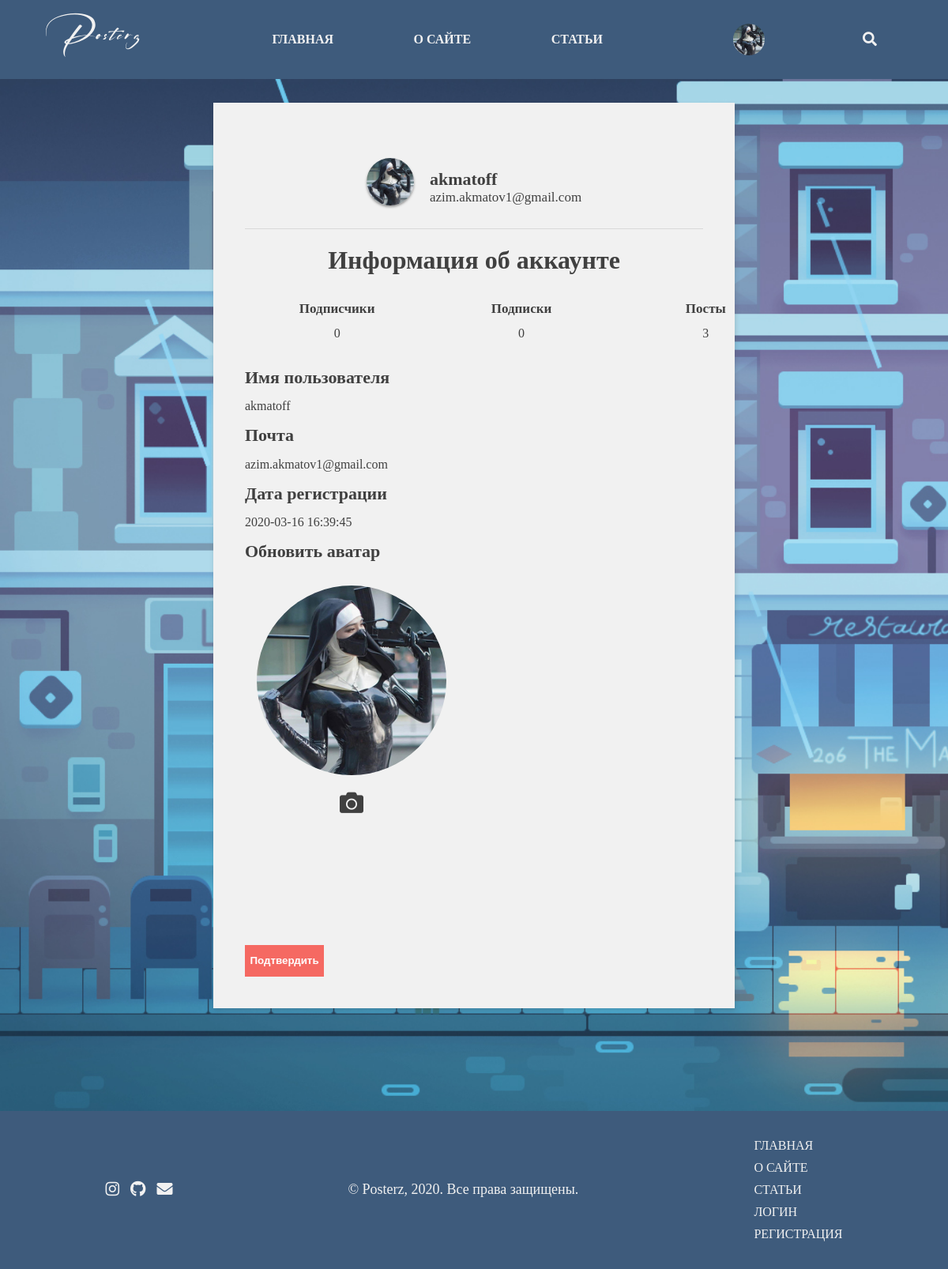
Page /profile (signed in) on the committed database.
### tables this page shows
CREATE TABLE users (id INTEGER PRIMARY KEY AUTOINCREMENT, first_name VARCHAR (60), last_name VARCHAR (80), username VARCHAR (60) UNIQUE, email VARCHAR (60), password VARCHAR (40), reg_date DATETIME DEFAULT (CURRENT_TIMESTAMP), profile_pic BLOP, active);

### app.py (the view, shortened to what this page needs)
@app.route('/profile', methods=['GET', 'POST'])
@is_logged_in
def profile():
  con = sqlite3.connect('posterz.db')
  con.row_factory = sqlite3.Row
  cur = con.cursor()
  cur.execute("SELECT * FROM users WHERE username = ?", [session['username']])
  user = cur.fetchone()
  cur.execute("SELECT COUNT(*) FROM articles WHERE author = ?", [session['username']])
  posts = cur.fetchone()[0]
  return render_template('profile.html', user=user, posts=posts)

### app.py (called while the page is built)
def is_logged_in(f):
  @wraps(f)
  def wrap(*args, **kwargs):
    if 'logged_in' in session:
      return f(*args, **kwargs)
    else:
      flash('Вы не авторизованы, пожалуйста авторизуйтесь!')
      return redirect(url_for('login'))
  return wrap

### templates/profile.html (shortened to what this page needs)
{% extends 'layout.html' %}
{% block content %}
    <div id="container">
        <div id="single-article-container">
            <div id="profile-info-container">
                <div id="profile-dropdown-info">
                    <img src="{{url_for('static', filename='profile_pics/')}}/{{session.profile_pic}}">
                    <div>
                    <h1 id="profile-info-header">{{session.username}}</h1>
                    <small>{{session.email}}</small>
                    </div>
                </div>
                <h1 id="header-text">Информация об аккаунте</h1>
                <div id="user-info-container">
                    <div id="user-info">
                        <h1>Подписчики</h1>
                        0
                    </div>
                    <div id="user-info">
                        <h1>Подписки</h1>
                        0
                    </div>
                    <div id="user-info">
                        <h1>Посты</h1>
                        {{posts}}
                    </div>
                </div>
                <div>
                    <h1 id="info-header">Имя пользователя</h1>
                    {{session['username']}}
                    <h1 id="info-header">Почта</h1>
                    {{session['email']}}
                    <h1 id="info-header">Дата регистрации</h1>
                    {{user['reg_date']}}
                    <h1 id="info-header">Обновить аватар</h1>
                    <form method="POST" enctype="multipart/form-data">
                        <div id="profile-pic-container" style="justify-content: left;">
                            <label for="profile-pic" id="profile-pic-label">
                            <div id="profile-img-hover" style="margin-top: 0;"><span>Выбрать фото</span></div>
                            <i class="fas fa-camera" data-toggle="tooltip" data-placement="top" title="Выбрать аватар"></i>
                            </label>
                        </div>
                        <input type="submit" value="Подтвердить" id="submit-button">
                    </form>
                </div>
            </div>
        </div>
    </div>
{% endblock %}

### static/css/style.css (style rules this page uses)
* { box-sizing: border-box; scroll-behavior: smooth; }
body { margin: 0; padding: 0; font-family: San Francisco; display: flex; align-items: center; justify-items: center; flex-direction: column; background-color: #e6e6e6; color: #404040; }
#profile-dropdown-info { display: flex; align-items: center; justify-content: center; padding: 20px; height: 120px; border-bottom: #d9d9d9 solid 1px; }
#profile-dropdown-info img { width: 60px; height: 60px; border-radius: 120px; box-shadow: 0px 2px 3px rgba(60, 60, 60, 0.5); }
#profile-dropdown-info small { font-size: 14px; margin-left: 20px; }
#profile-info-header { font-weight: bold; font-size: 22px; margin-bottom: 0; margin-left: 20px; }
#container { display: flex; width: 100%; min-height: 100vh; justify-content: center; align-self: center; align-items: center; flex-direction: column; padding: 130px 0; background-image: url('../img/bg2.jpg'); background-size: cover; }
#profile-pic-label { display: flex; flex-direction: column; align-content: center; align-items: center; padding: 15px; }
#profile-pic-label span { margin-bottom: 20px; }
#profile-pic-container { width: 100%; min-height: 200px; display: flex; margin-bottom: 60px; }
#profile-img-hover { background-color: #c95651; width: 240px; height: 240px; border-radius: 360px; color: #f1f1f1; font-weight: bold; filter: opacity(0.0); transform: rotateX(360deg); position: absolute; z-index: 1; margin-top: 40px; transition: 0.3s ease-out; display: flex; justify-content: center; align-items: center; }
#profile-pic-container i { font-size: 30px; margin: 20px auto; transition: 0.3s ease-out; }
#profile-info-container { display: flex; flex-direction: column; }
#profile-info-container div form { width: 270px; }
input { color: #404040; outline: none; }
#submit-button { min-width: 100px; height: 40px; color: white; font-weight: bold; border: none; background-color: #f56962; margin-top: 70px; }
#header-text { font-weight: bold; text-align: center; color: #404040; }
small { color: #828282; font-size: 20px; font-weight: 100; text-align: center; }
#article-info h1, small { margin: 0; color: #f1f1f1; }
#single-article-container { background-color: #f1f1f1; box-shadow: 1px 3px 6px rgba(60, 60, 60, 0.2); width: 55%; padding: 40px; display: flex; flex-direction: column; }
#single-article-container small { color: #404040; font-size: 17px; }
#info-header { font-size: 22px; }
#user-info-container { width: 700px; min-height: 80px; display: flex; flex-wrap: wrap; justify-content: space-around; margin: 0 auto; }
#user-info { width: 150px; height: 80px; text-align: center; }
#user-info h1 { font-size: 17px; }

### rows in the picture
users: username "akmatoff", email "azim.akmatov1@gmail.com", reg_date "2020-03-16 16:39:45"

### other values in the picture
{{ posts }} "3"
